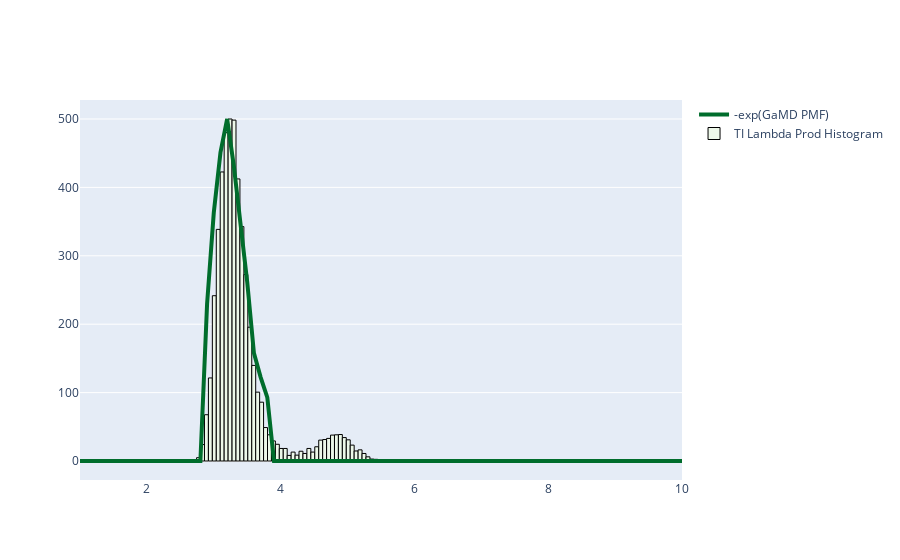

The cell this chart's notebook holds for it:
### Markdown cell above
### Comparing TI production sampling of VL-E55:VL-S56 distance with GaMD 1-D pmf (unbound state)

We will repeat what was done above for the unbound state. Again, a few frames exceed the 3.9 A distance - we will filter these and re-compute the unbound state dG.

### Code cell
os.chdir("../../gamd_pmfs/VL-E55Y")
e55_s56 = get_pmf(
    "pmf-c2-E55_S56_conv_300ns.dat.xvg"
)

fig = plot_pmf_TI_1D_fig(e55_s56, geom_dvdls_crg_ub, "e275_s276bb", 500, 50).update_xaxes(range=[1, 10]).show(
    renderer="jupyterlab")

### Figure 1 — Plotly figure (JSON) as saved in the notebook; plotly's stock layout.template omitted (floating-point values rounded to 4 significant figures; data arrays with more than 128 entries replaced by an {"elided": "..."} marker saying what was removed)
{"data": [{"line": {"color": "#006d2c", "width": 4}, "mode": "lines", "name": "-exp(GaMD PMF)", "type": "scatter", "x": {"elided": "250 float values"}, "y": {"elided": "250 float values"}}, {"marker": {"color": "#edf8e9", "line": {"color": "black", "width": 1}}, "name": "TI Lambda Prod Histogram", "type": "bar", "width": [0.05889, 0.05889, 0.05889, 0.05889, 0.05889, 0.05889, 0.05889, 0.05889, 0.05889, 0.05889, 0.05889, 0.05889, 0.05889, 0.05889, 0.05889, 0.05889, 0.05889, 0.05889, 0.05889, 0.05889, 0.05889, 0.05889, 0.05889, 0.05889, 0.05889, 0.05889, 0.05889, 0.05889, 0.05889, 0.05889, 0.05889, 0.05889, 0.05889, 0.05889, 0.05889, 0.05889, 0.05889, 0.05889, 0.05889, 0.05889, 0.05889, 0.05889, 0.05889, 0.05889, 0.05889, 0.05889, 0.05889, 0.05889, 0.05889, 0.05889], "x": [2.714, 2.773, 2.831, 2.89, 2.949, 3.008, 3.067, 3.126, 3.185, 3.244, 3.303, 3.362, 3.42, 3.479, 3.538, 3.597, 3.656, 3.715, 3.774, 3.833, 3.892, 3.95, 4.009, 4.068, 4.127, 4.186, 4.245, 4.304, 4.363, 4.422, 4.481, 4.539, 4.598, 4.657, 4.716, 4.775, 4.834, 4.893, 4.952, 5.011, 5.069, 5.128, 5.187, 5.246, 5.305, 5.364, 5.423, 5.482, 5.541, 5.6], "y": [1.63, 4.89, 24.04, 67.64, 121.4, 241.6, 338.6, 422.6, 480.0, 500, 498.4, 412.4, 342.7, 272.6, 195.6, 139.8, 100.7, 85.98, 48.9, 38.3, 29.34, 24.45, 18.34, 18.34, 8.15, 13.04, 8.557, 14.26, 11.0, 18.34, 13.04, 20.78, 30.56, 31.38, 33.01, 37.9, 38.3, 38.71, 34.23, 30.97, 23.23, 14.67, 16.3, 11.0, 6.112, 2.852, 2.445, 1.222, 0.815, 0.815]}], "layout": {"autosize": true, "xaxis": {"range": [1, 10], "type": "linear"}, "yaxis": {"autorange": true, "range": [-27.78, 527.8], "type": "linear"}}}
